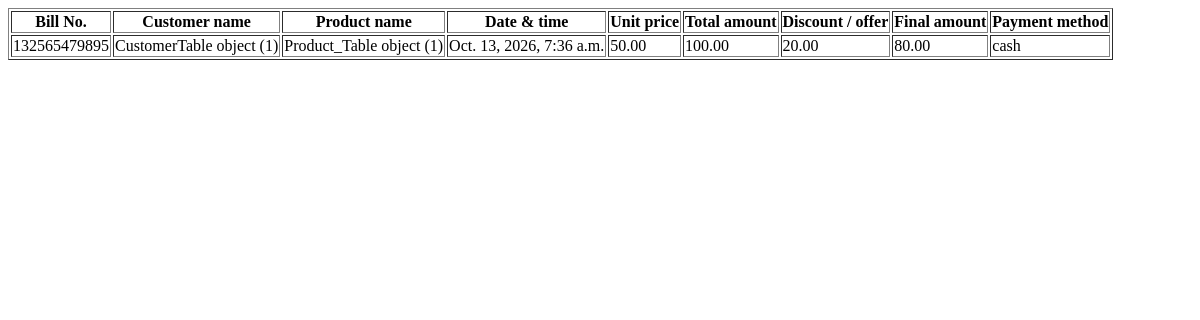
The page /ViewOrders on the database as committed earlier.
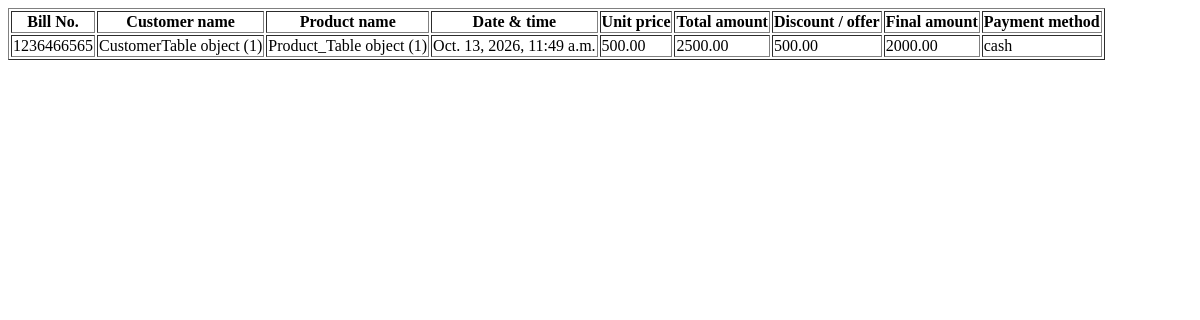
The same page on the database as committed later.
### RetailIQApp/models.py (models this page shows)
class OrderTable(models.Model):
    bill_number = models.CharField(max_length=20, null=True, blank=True)
    customer_id = models.ForeignKey(CustomerTable, on_delete=models.CASCADE, null=True, blank=True)
    product = models.ForeignKey(Product_Table, on_delete=models.CASCADE, null=True, blank=True)
    date_time = models.DateTimeField(auto_now_add=True)
    unit_price = models.DecimalField(max_digits=10, decimal_places=2, null=True, blank=True)
    quantity = models.IntegerField(null=True, blank=True)
    total_price = models.DecimalField(max_digits=10, decimal_places=2, null=True, blank=True)
    discount_amoount = models.DecimalField(max_digits=10, decimal_places=2, null=True, blank=True)
    final_price = models.DecimalField(max_digits=10, decimal_places=2, null=True, blank=True)
    payment_method = models.CharField(max_length=20, null=True, blank=True)

class CustomerTable(models.Model):
    name = models.CharField(max_length=20, null=True, blank=True)
    phone = models.BigIntegerField(null=True, blank=True)
    email = models.CharField(max_length=20, null=True, blank=True)
    Address = models.CharField(max_length=20, null=True, blank=True)
    Created_At = models.DateField(auto_now_add=True)

class Product_Table(models.Model):
    product_name = models.CharField(max_length=20, null=True, blank=True)
    Brand = models.CharField(max_length=20, null=True, blank=True)
    Expiry_Date = models.DateField(null=True, blank=True)
    Manufacturing_Date = models.DateField(null=True, blank=True)
    Category = models.CharField(max_length=20, null=True, blank=True)
    Supplier_Name = models.CharField(max_length=20, null=True, blank=True)
    Supplier_email = models.CharField(max_length=20, null=True, blank=True)
    Supplier_Phone = models.CharField(max_length=20, null=True, blank=True)
    Barcode = models.IntegerField(null=True, blank=True)
    Purchase_Price = models.IntegerField(null=True, blank=True)
    Selling_Price = models.IntegerField(null=True, blank=True)
    Unit = models.IntegerField(null=True, blank=True)
    Description = models.CharField(max_length=20, null=True, blank=True)
    Discount = models.CharField(max_length=20, null=True, blank=True)
    Offers = models.CharField(max_length=20, null=True, blank=True)

### RetailIQApp/views.py (the view)
# urls.py: path('ViewOrders',ViewOrders.as_view(),name='ViewOrders'),
class ViewOrders(View):
    def get(self,request):
        obj = OrderTable.objects.all()
        return render(request,'shop/viewOrders.html', {'order_data':obj})

### templates/Shop/viewOrders.html (shortened to what this page needs)
<!DOCTYPE html>
<html lang="en">
<head>
</head>
<body>
    <table border="1">
        <tr>
            <th>Bill No.</th>
            <th>Customer name</th>
            <th>Product name</th>
            <th>Date & time</th>
            <th>Unit price</th>
            <th>Total amount</th>
            <th>Discount / offer</th>
            <th>Final amount</th>
            <th>Payment method</th>
        </tr>
        {% for i in order_data %}
        <tr>
            <td>{{ i.bill_number }}</td>
            <td>{{ i.customer_id }}</td>
            <td>{{ i.product }}</td>
            <td>{{ i.date_time }}</td>
            <td>{{ i.unit_price }}</td>
            <td>{{ i.total_price }}</td>
            <td>{{ i.discount_amoount }}</td>
            <td>{{ i.final_price }}</td>
            <td>{{ i.payment_method }}</td>
        </tr>
        {% endfor %}
    </table>
</body>
</html>

Rows that differ between the two databases and show on the page:
removed OrderTable: bill_number "132565479895", customer_id "CustomerTable object (1)", product "Product_Table object (1)", date_time "Oct. 13, 2026, 7:36 a.m.", unit_price "50.00", total_price "100.00", discount_amoount "20.00", final_price "80.00", payment_method "cash"
added OrderTable: bill_number "1236466565", customer_id "CustomerTable object (1)", product "Product_Table object (1)", date_time "Oct. 13, 2026, 11:49 a.m.", unit_price "500.00", total_price "2500.00", discount_amoount "500.00", final_price "2000.00", payment_method "cash"
